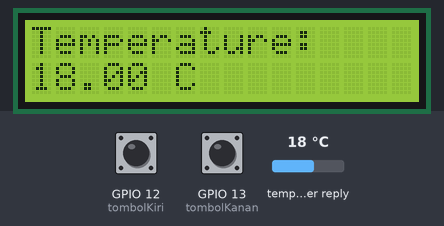
Recording of a program running on a simulated ESP32. Shown: 16×2 character LCD. Inputs (shaded band) come from the test bench; at power-on: GPIO 12 (tombolKiri) HIGH, GPIO 13 (tombolKanan) HIGH, temperature in the weather reply 18 °C. WiFi joins after 1.5 s; servers stay silent unless stated; web services answer with replies made up by the test bench; what the program prints to the serial monitor is not drawn.

Above: at 5.5 s.
5.6 s: GPIO 12 (tombolKiri) pulled LOW for 1 s
At 7.1 s:
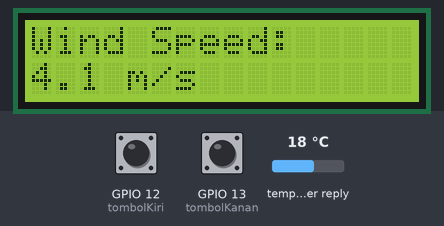
8.1 s: GPIO 13 (tombolKanan) pulled LOW for 3.2 s
At 8.41 s:
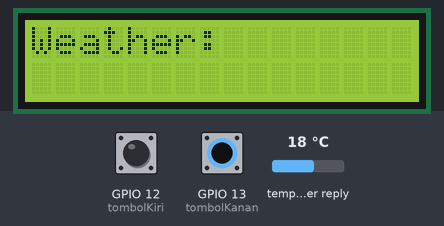
12.8 s: GPIO 13 (tombolKanan) pulled LOW for 0.15 s
At 13.1 s:
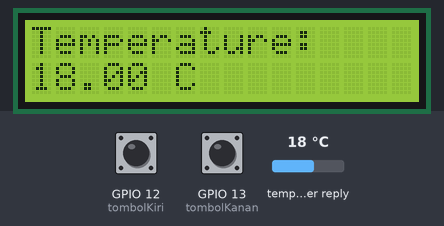
14.4 s: GPIO 13 (tombolKanan) pulled LOW for 1 s
At 14.72 s:
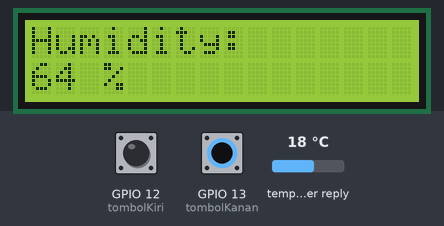
Timing chart, 0 to 17.4 s (numbered marks = the images above; inputs shaded):
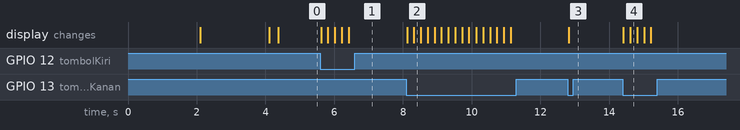

The program:

main.cpp
```cpp
#include <Wire.h>
#include <LiquidCrystal_I2C.h>
#include <WiFi.h>
#include <HTTPClient.h>

// Deklarasi fungsi
void updateDisplay();
void updateWeatherData();

const char* ssid = "Wokwi-GUEST";
const char* password = "";
String apiKey = "20ca0ff523294dcdeb424dfc5802e21b";
String city = "Malang";
String units = "metric";
String server = "http://api.openweathermap.org/data/2.5/weather?q=" + city + "&units=" + units + "&appid=" + apiKey;

LiquidCrystal_I2C lcd(0x27, 16, 2);

// Tombol
const int tombolKanan = 13;
const int tombolKiri = 12;

// Data cuaca
String suhu = "---";
String deskripsi = "---";
String kelembaban = "---";
String kecepatanAngin = "---";

// Navigasi halaman
int halamanAktif = 0;
const int jumlahHalaman = 4;
unsigned long waktuTerakhirTombol = 0;
const unsigned long jedaDebounce = 200;

void setup() {
  Serial.begin(115200);

  // Inisialisasi LCD
  lcd.init();
  lcd.backlight();

  // Inisialisasi tombol
  pinMode(tombolKanan, INPUT_PULLUP);
  pinMode(tombolKiri, INPUT_PULLUP);

  lcd.setCursor(0, 0);
  lcd.print("Weather Info:");

  // Koneksi WiFi
  WiFi.begin(ssid, password);
  lcd.setCursor(0, 1);
  lcd.print("Connecting...");

  while (WiFi.status() != WL_CONNECTED) {
    delay(1000);
    Serial.println("Connecting to WiFi...");
  }

  lcd.clear();
  lcd.setCursor(0, 0);
  lcd.print("Connected!");
  delay(2000);
  lcd.clear();

  // Ambil data cuaca pertama kali
  updateWeatherData();
}

void loop() {
  // Cek tombol kanan (next page)
  if (digitalRead(tombolKanan) == LOW && millis() - waktuTerakhirTombol > jedaDebounce) {
    halamanAktif = (halamanAktif + 1) % jumlahHalaman;
    waktuTerakhirTombol = millis();
    updateDisplay();
  }

  // Cek tombol kiri (previous page)
  if (digitalRead(tombolKiri) == LOW && millis() - waktuTerakhirTombol > jedaDebounce) {
    halamanAktif = (halamanAktif - 1 + jumlahHalaman) % jumlahHalaman;
    waktuTerakhirTombol = millis();
    updateDisplay();
  }

  // Update data cuaca setiap menit
  static unsigned long lastUpdate = 0;
  if (millis() - lastUpdate > 60000 || lastUpdate == 0) {
    updateWeatherData();
    lastUpdate = millis();
  }
}

void updateWeatherData() {
  if (WiFi.status() == WL_CONNECTED) {
    HTTPClient http;
    http.begin(server);
    int httpCode = http.GET();

    if (httpCode > 0) {
      String payload = http.getString();
      Serial.println(payload);

      // Parse suhu
      int tempIndex = payload.indexOf("\"temp\":");
      if (tempIndex > 0) {
        suhu = payload.substring(tempIndex + 7, payload.indexOf(",", tempIndex));
      }

      // Parse deskripsi
      int descIndex = payload.indexOf("\"description\":");
      if (descIndex > 0) {
        deskripsi = payload.substring(descIndex + 14, payload.indexOf("\"", descIndex + 14));
      }

      // Parse kelembaban
      int humIndex = payload.indexOf("\"humidity\":");
      if (humIndex > 0) {
        kelembaban = payload.substring(humIndex + 11, payload.indexOf(",", humIndex));
      }

      // Parse kecepatan angin
      int windIndex = payload.indexOf("\"speed\":");
      if (windIndex > 0) {
        kecepatanAngin = payload.substring(windIndex + 8, payload.indexOf(",", windIndex));
      }

      updateDisplay();
    } else {
      Serial.println("Error on HTTP request");
    }
    http.end();
  }
}

void updateDisplay() {
  lcd.clear();

  switch (halamanAktif) {
    case 0: // Suhu
      lcd.setCursor(0, 0);
      lcd.print("Temperature:");
      lcd.setCursor(0, 1);
      lcd.print(suhu);
      lcd.print(" C");
      break;

    case 1: // Deskripsi
      lcd.setCursor(0, 0);
      lcd.print("Weather:");
      lcd.setCursor(0, 1);
      lcd.print(deskripsi);
      break;

    case 2: // Kelembaban
      lcd.setCursor(0, 0);
      lcd.print("Humidity:");
      lcd.setCursor(0, 1);
      lcd.print(kelembaban);
      lcd.print(" %");
      break;

    case 3: // Kecepatan angin
      lcd.setCursor(0, 0);
      lcd.print("Wind Speed:");
      lcd.setCursor(0, 1);
      lcd.print(kecepatanAngin);
      lcd.print(" m/s");
      break;
  }
}
```

Measured:
- after the input at 5.6 s, the display: changes at once (image 1)
- after the input at 8.1 s, the display: first changes at once (image 2 shows a later state)
- after the input at 12.8 s, the display: changes at once (image 3)
- after the input at 14.4 s, the display: first changes at once (image 4 shows a later state)
